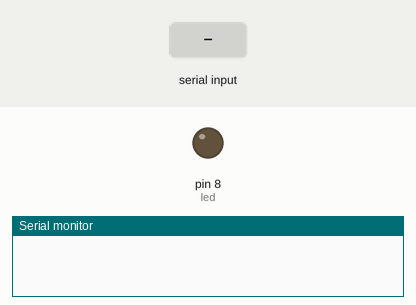
Bench run of a sketch on a simulated Arduino Uno, built with avr-gcc and run on an emulated ATmega328P. Parts: output pins drawn as LEDs (lit = HIGH), the last lines printed to the serial monitor. The inputs (shaded band) are chosen by the test bench.

Above: at 1.2 s.
1.3 s: "1" received over Serial
At 3.3 s:
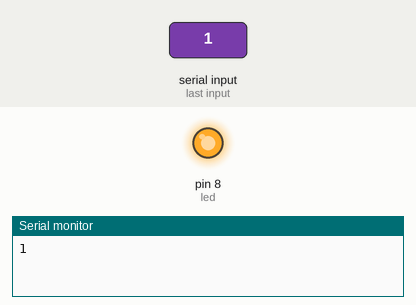
3.8 s: "0" received over Serial
At 5.1 s:
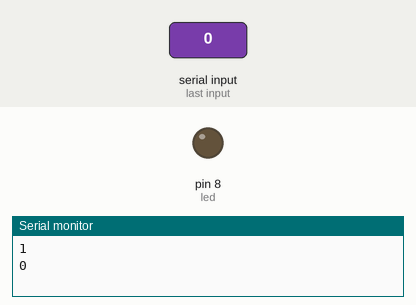
Timing chart, 0 to 6.8 s (numbered marks = the images above; inputs shaded):
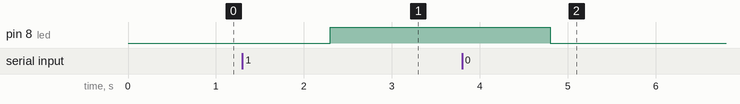

The sketch:

SerialTest.ino
```cpp
String input;
int led = 8;

void setup() {
  // put your setup code here, to run once:
  Serial.begin(9600);
  pinMode(led, OUTPUT);
}

void loop() {
  // put your main code here, to run repeatedly:

  while(Serial.available())
  {
    //input = "";
    input = Serial.readString();
    Serial.println(input);
    if (input[0] == '1')
    {
      digitalWrite(led, HIGH);
    } else
    {
      digitalWrite(led, LOW);
    }

  }
}
```

Measured:
- after the input at 1.3 s, pin 8 (led): LOW → HIGH after 1.0 s
- after the input at 3.8 s, pin 8 (led): HIGH → LOW after 1.0 s
